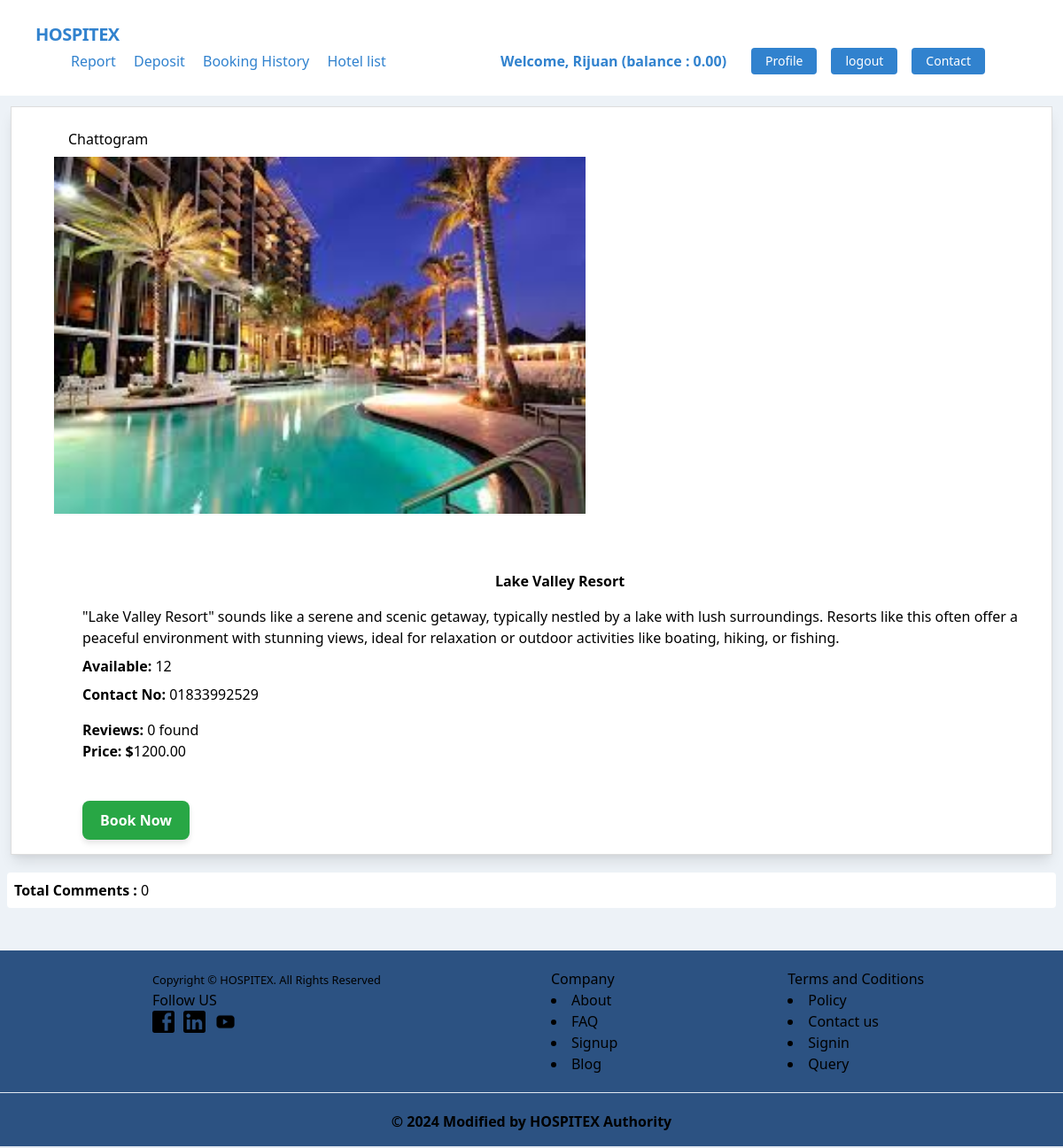
Screenshot of /hotels/details/1/ (signed in) with the database file from the repository.
### accounts/models.py (models this page shows, shortened)
class UserAccount(models.Model):
    user = models.OneToOneField(User,related_name='account',on_delete=models.CASCADE)
    account_no = models.IntegerField(unique=True)
    birth_date = models.DateField(null=True,blank=True)
    gender = models.CharField(max_length=10,choices=[
        ('Male','Male'),
        ('Female','Female'),
    ])
    balance = models.DecimalField(default=0,max_digits=12, decimal_places=2)
    initial_deposit_date =models.DateField(auto_now_add=True)

### hotel/models.py (models this page shows, shortened)
class Category(models.Model):
    name = models.CharField(max_length=50)
    slug = models.SlugField(max_length=40, unique=True, blank=True)

class Hotel(models.Model):
    categories = models.ManyToManyField(Category)
    title = models.CharField(max_length=120)
    description = models.TextField()
    image = models.ImageField(upload_to='hotel/media/uploads',blank=True,null=True)
    phone_no = models.CharField(max_length=50,blank=True,null=True)
    price = price = models.DecimalField(max_digits=12, decimal_places=2)
    rooms = models.PositiveIntegerField(default = 0)

### hotel/views.py (the view, shortened to what this page needs)
# urls.py: path('hotels/details/<int:pk>/', DetailHotelView.as_view(), name='hotel_detail'),
class DetailHotelView(DetailView):
    model = Hotel
    template_name = 'hotel_detail.html'
    form_class = ReviewForm
    def get_context_data(self, **kwargs):
        context = super().get_context_data(**kwargs)
        hotel = self.object
        reviews = Review.objects.filter(hotel=hotel)
        comment_form = self.form_class()
        if self.request.user.is_authenticated:
            user_has_booked = BookingHotelHistory.objects.filter(user=self.request.user, hotel=hotel).exists()
        else:
            user_has_booked = False
        context['reviews'] = reviews
        context['comment_form'] = comment_form
        context['user_has_booked'] = user_has_booked
        return context

### hotel/templates/hotel_detail.html (shortened to what this page needs)
{% extends 'base.html' %} {% load static %}
{% load crispy_forms_tags %}
{% block body %}
<div class="card m-3 bg-white shadow-lg p-4 mb-5 rounded-4 border-0" style="border: 1px solid #ddd;">
  <div class="row g-0">
      <div class="p-2">
          {% for category in hotel.categories.all %}
              <span class="badge bg-primary text-light ml-8 fs-6 p-2 me-2">{{ category.name }}</span>
          {% endfor %}
      </div>
      <div class="flex flex-wrap">
      <div class="col-12 col-md-6">
        {% if hotel.image %}
            <img src="{{ hotel.image.url }}" alt="{{ hotel.title }}" class="w-200 ml-8 rounded-3 shadow-sm" style="width:600px; height: 100%; object-fit: cover;">
        {% else %}
            <img src="{% static 'default-image.jpg' %}" alt="Default image" class="w-100 rounded-3 shadow-sm" style="height: 100%; object-fit: cover;">
        {% endif %}
      </div>
    <div class="col-12 col-md-6 card-body mt-16 ml-16 d-flex flex-column justify-content-center">
        <h5 class="card-title text-center  text-primary fw-bold display-6"><strong>{{ hotel.title }}</strong></h5>
        <p class="card-text mt-4 m-auto fs-5">{{ hotel.description }}</p>
        <p class="card-text mt-2 fs-5"><strong>Available: </strong> {{ hotel.rooms }}</p>
        <p class="card-text mt-2"><strong>Contact No: </strong>{{ hotel.phone_no }}</p>
        <p class="card-text mt-4 fs-5"><strong>Reviews: </strong> {{ reviews|length }} found</p>
        <p class="card-text mb-8 fs-5"><strong>Price: $</strong>{{ hotel.price }}</p>
        {% if request.user.is_authenticated %}
        <form method="post" action="{% url 'book_hotel' hotel.id %}">
            <button type="submit" class="btn btn-primary btn-lg mt-3 shadow-lg">Book Now</button>
        </form>
        {% endif %}
      </div>
      </div>
  </div>
</div>
  <section>
    <div class="card m-2">
        <h5 class="p-2 bg-white rounded fs-5 fw-bold"><strong>Total Comments : </strong> {{ reviews | length }}</h5>
</div>
  </section>
{% endblock %}

### core/templates/navbar.html (shortened to what this page needs)
<nav class="flex items-center justify-between flex-wrap bg-white p-6 px-10">
    <div class="flex items-center flex-shrink-0 text-white mr-6">
        <span class="font-semibold text-xl tracking-tight text-blue-600 font-bold"><a href="{% url "home" %}">HOSPITEX</a></span>
    </div>
    <div class="w-full block flex-grow lg:flex lg:items-center lg:w-auto px-10">
        {% if request.user.is_authenticated %}
            <div class="text-md lg:flex-grow">
                <a href="{% url "transaction_report" %}" class="block mt-4 lg:inline-block lg:mt-0 text-blue-600 hover:text-red-900 hover:font-black mr-4">
                    Report
                </a>
                <a href="{% url "deposit_money" %}" class="block mt-4 lg:inline-block lg:mt-0 text-blue-600 hover:text-red-900 hover:font-black mr-4">
                    Deposit
                </a>
                <a href="{% url "booking_history" %}" class="block mt-4 lg:inline-block lg:mt-0 text-blue-600 hover:text-red-900 hover:font-black mr-4">
                    Booking History
                </a>
                <a href="{% url "hotel_list" %}" class="block mt-4 lg:inline-block lg:mt-0 text-blue-600 hover:text-red-900 hover:font-black mr-4">
                    Hotel list
                </a>
            </div>
            <div class="flex w-auto">
                <div class="text-blue-600 my-auto font-black px-5">Welcome, {{ request.user.first_name }} (balance : {{request.user.account.balance}}) </div>
                <a href="{% url 'profile' %}" class="mx-2 inline-block font-medium text-sm px-4 py-2 leading-none bg-blue-600 rounded text-white border-white hover:border-transparent hover:text-dark hover:bg-blue-700 mt-4 lg:mt-0">Profile</a>
                <form method="post" action="{% url 'logout' %}">
                    <button type="submit" class="mx-2 inline-block font-medium text-sm px-4 py-2 leading-none bg-blue-600 rounded text-white border-white hover:border-transparent hover:text-dark hover:bg-blue-700 mt-4 lg:mt-0">logout</button>
                </form>
                <a href="{% url "contact" %}" class="inline-block font-medium mx-2 text-sm px-4 py-2 leading-none bg-blue-600 rounded text-white border-white hover:border-transparent hover:text-gray-800 hover:bg-white mt-4 lg:mt-0">Contact</a>
            </div>
        {% endif %}
    </div>
</nav>

### hotel/templates/hotel_detail.html (style rules this page uses)
body { background-color:; }
.btn { background-color: #28a745; color: white; padding: 10px 20px; font-size: 16px; font-weight: bold; border-radius: 8px; border: none; box-shadow: 0 4px 6px rgba(0, 0, 0, 0.1); cursor: pointer; transition: background-color 0.3s ease, transform 0.2s ease; }

### rows the page displays
Category: name "Chattogram"
Hotel: image (picture), title "Lake Valley Resort", description "\"Lake Valley Resort\" sounds like a serene and scenic getaway, typically nestled by a lake with lush surroundings. Resorts like this often offer a peaceful environment with stunning views, ideal for relaxation or outdoor activities like boating, hiking, or fishing.", rooms "12", phone_no "01833992529", price "1200.00"

### other values shown
{{ request.user.first_name }} "Rijuan"
{{ request.user.account.balance }} "0.00"
{{ reviews|length }} "0"
{{ reviews | length }} "0"
